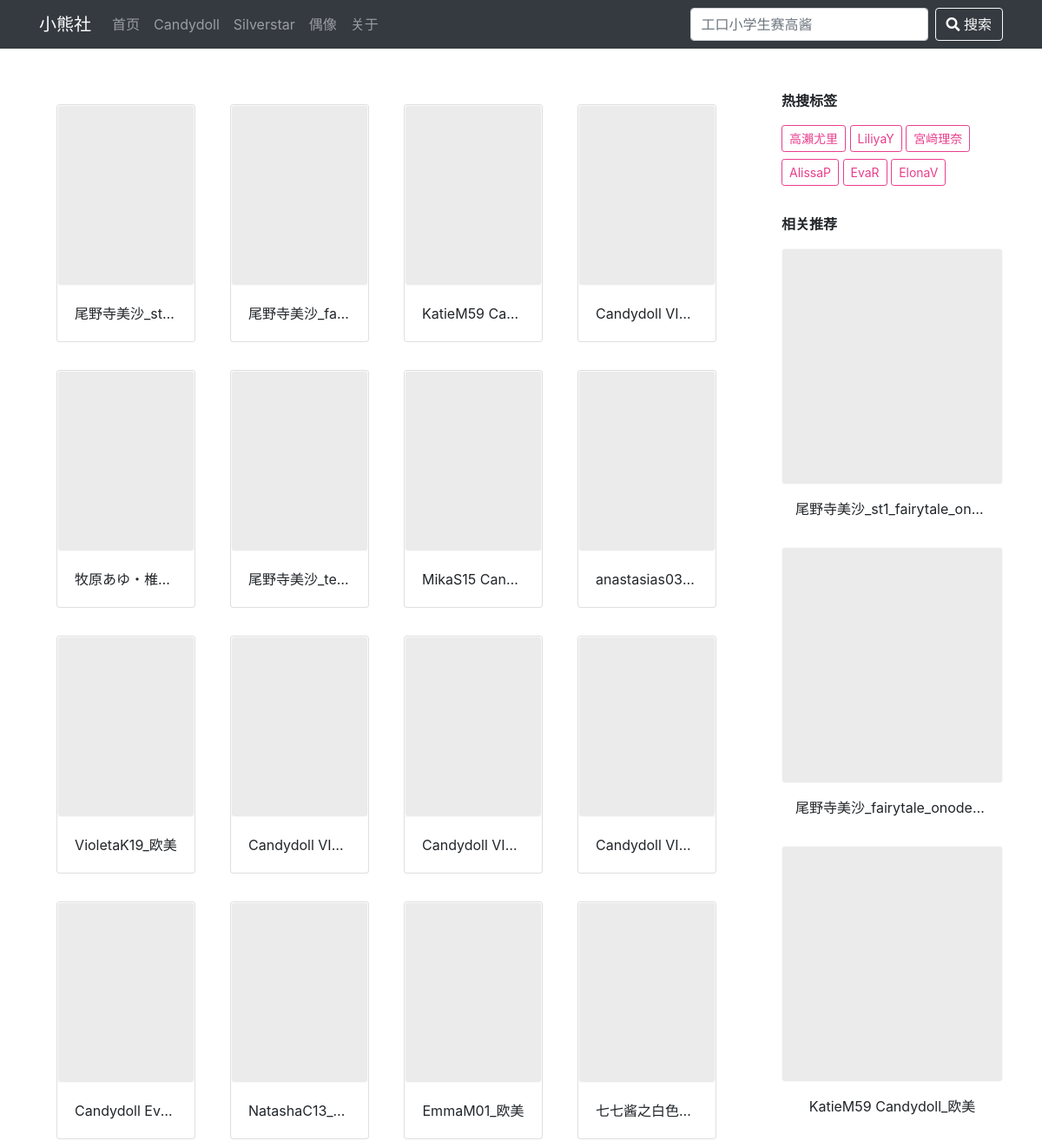
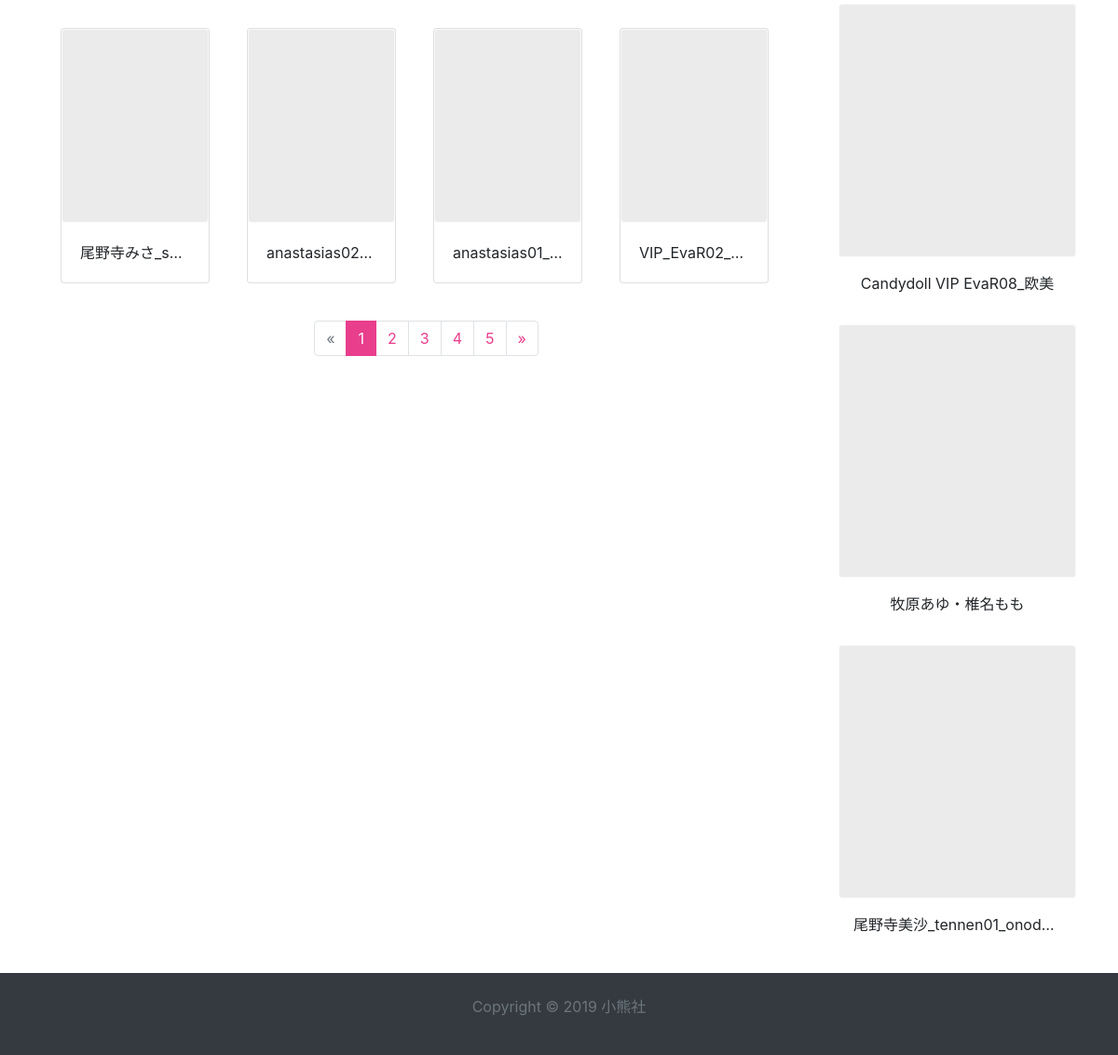
/photos/0/0/1?sort=-views_count, run on the app's committed database (2 pictures, top to bottom).
### doll_sites/models.py (models this page shows, shortened)
class Photo(models.Model):
	series = models.ForeignKey("Series",on_delete=models.PROTECT,null=False)
	company = models.ForeignKey("Company",max_length = 60,null=True,blank=True,on_delete=models.PROTECT)
	name = models.CharField(max_length = 60)
	name_chinese = models.CharField(max_length=60)
	model_name = models.ManyToManyField("Actress")
	date_added = models.DateTimeField(null=True,blank=True,auto_now_add=True)
	photo_tag = models.ManyToManyField("Tag",blank=True)
	views_count = models.PositiveIntegerField(default=0)
	vip_photo = models.BooleanField(default=False)
	buy_concent = models.CharField(max_length=60,null=True,blank=True)
	buy_price = models.IntegerField(null=True,blank=True)
	buy_link = models.CharField(max_length = 360,null=True,blank=True)
	vip_bundle = models.BooleanField(default=False)
	bundle_concent = models.CharField(max_length=60,null=True,blank=True)
	bundle_price = models.IntegerField(null=True,blank=True)
	bundle_link = models.CharField(max_length = 360,null=True,blank=True)
	def get_cover_pic_link(self):
		current_name = self.id
		cover_pic_link = PhotoLink.objects.filter(photo=current_name).order_by('id')[0]
		return cover_pic_link.pic_link
	def get_photo_id(self):
		return self.id

class Actress(models.Model):
	actress_name_ch = models.CharField(max_length=60,null=True,blank=True)
	actress_name_jp = models.CharField(max_length=60,null=True,blank=True)
	actress_name_en = models.CharField(max_length=60,null=True,blank=True)
	avatar = models.ImageField(
							upload_to=upload_location,
							null=True,blank=True,
							)

### doll_sites/views.py (the view)
# urls.py: path('photos/<int:series>/<int:company>/<int:pageid>', views.photolist, name='Photos'),
def photolist(request,series,company,pageid):
	sort = request.GET.get('sort','-date_added')
	if series == 0:
		if company == 0:
			photo_list = Photo.objects.order_by(sort)
		else:
			photo_list = Photo.objects.filter(company=company).order_by(sort)
	else:
		if company == 0:
			photo_list = Photo.objects.filter(series=series).order_by(sort)
		else:
			photo_list = Photo.objects.filter(series=series,company=company).order_by(sort)
	limit = 20
	paginator = DollPaginator(pageid,5,photo_list,limit)
	current_photo_list = paginator.page(pageid)
	hot_actress = Actress.objects.all().order_by('?')[:6]
	new_photo_list = Photo.objects.order_by(sort)[:6]
	if company != 0:
		current_company = Company.objects.get(id=company)
	else:
		current_company = "all_company"
	nbar = str(current_company)
	context = {
		'current_photo_list':current_photo_list,		#分页的相册列表
		'photo_list':photo_list,		#未分页的相册列表
		'nbar':nbar,	#导航标志
		'new_photo_list':new_photo_list,	#最新图集
		'hot_actress':hot_actress,		#热搜标签
	}
	return render(
		request,
		'doll_sites/photo_list.html',
		context
	)

### doll_sites/views.py (called while the page is built)
    def page_num_range(self):
        if self.num_pages < self.per_pager_num:
            return range(1,self.num_pages+1)
        part = int(self.per_pager_num//2)
        if self.current_page <= part:
            return range(1,self.per_pager_num+1)
        if(self.current_page+part)>self.num_pages:
            return range(self.num_pages-self.per_pager_num+1,self.num_pages+1)
        return range(self.current_page-part,self.current_page+part+1)

### doll_sites/templates/doll_sites/photo_list.html (shortened to what this page needs)
<!DOCTYPE HTML>
<html class="h-100">
<head>
  <link rel='stylesheet' href='/static/css/bootstrap.css'>
  <link rel='stylesheet' href='/static/css/style.css'>
</head>
<body class="d-flex flex-column h-100">
  {% include 'doll_sites/navi.html' %}
<div class="container">
  <div class="row">
    <div class="col-lg-9 mt-5 ">
      <div class="d-flex flex-wrap">
          {% block content %}
          {% for photo in current_photo_list %}
          <div class="card card-photolist my-3 p-0">
            <a href="/photo/{{ photo.get_photo_id}}" title=" {{ photo.name_chinese }} " target='_self'>
              <img class="card-img-top img-fluid border border-light lazyloadx" data-original="{{ photo.get_cover_pic_link }}"
                src="/static/image/loading.png" alt="photos" lazyloadthumb="1" lazyloaded="true">
            </a>
            <div class="card-body">
              <p class="card-text text-center text-truncate">{{ photo.name_chinese }}</p>
            </div>
          </div>
          {% endfor %}
          {% endblock %}
      </div>
      <div>
          <nav aria-label="photo_list">
              <ul class="pagination justify-content-center mt-4 mb-5">
                {% if current_photo_list.has_previous %}
                <li class="page-item">
                  <a class="page-link" href="/photos/0/0/{{ current_photo_list.previous_page_number }}">
                    <span>&laquo;</span>
                    <span class="sr-only">上一页</span>
                  </a>
                </li>
                {% else %}
                <li class="page-item disabled">
                  <a class="page-link" href="">
                    <span>&laquo;</span>
                  </a>
                </li>
                {% endif %}
                {% for i in current_photo_list.paginator.page_num_range %}
                {% if current_photo_list.number == i %}
                <li class="page-item active">
                  <span class="page-link">{{ i }}
                    </span>
                  </li>
                {% else %}
                <li class="page-item"><a class="page-link" href="/photos/0/0/{{ i }}">{{ i }}</a></li>
                {% endif %}
                {% endfor %}
                {% if current_photo_list.has_next %}
                <li class="page-item">
                  <a class="page-link active" href="/photos/0/0/{{ current_photo_list.next_page_number }}">
                    <span>&raquo;</span>
                  </a>
                </li>
                {% else %}
                <li class="page-item disabled">
                  <a class="page-link" href="">
                    <span>&raquo;</span>
                  </a>
                </li>
                {% endif %}
              </ul>
            </nav>
      </div>
    </div>
    <div class="col-lg-3 mt-5 ">
        {% include 'doll_sites/main-right.html'%}
    </div>
  </div>
</div>
{% include 'doll_sites/footer.html' %}
</body>
</html>

### doll_sites/templates/doll_sites/main-right.html
  <div class="tags">
      <p class="font-weight-bold">热搜标签
      </p>
        {% for actress in hot_actress %}
          <a class="btn btn-sm btn-outline-primary mb-2" href="../search/?kwd={{ actress.actress_name_ch }}" title="{{ actress.actress_name_ch }}">
            {{ actress.actress_name_ch }}
          </a>
        {% endfor %}
    </div>
      <div class="my-4">
        <p class="font-weight-bold">相关推荐</p>
          {% for photo in new_photo_list %}
            <a href="/photo/{{ photo.get_photo_id}}" title="{{ photo.name_chinese}}">
              <img  class="card-img-top img-fluid border-light lazyloadx" data-original='{{ photo.get_cover_pic_link }}'
              src="/static/image/loading.png"
              alt="{{ photo.name_chinese}}">
            </a>
            <p class="text-center text-truncate p-3">{{ photo.name_chinese }}</p>
          {% endfor %}
      </div>

### doll_sites/static/css/style.css (style rules this page uses)
* { margin: 0; padding: 0; }
.card-img-top { height: 17rem; object-fit: cover; border: 1px solid #eeeeee; border-radius: 4px; }
.card-photolist { width: 160px; margin-right: 20px; margin-left: 20px; }
.card-photolist .card-img-top { height: 13rem; }

### data on the page
Photo: name_chinese "尾野寺美沙_st…", name_chinese "尾野寺美沙_st1_fairytale_on…"
Photo: name_chinese "尾野寺美沙_fa…", name_chinese "尾野寺美沙_fairytale_onode…"
Photo: name_chinese "KatieM59 Ca…", name_chinese "KatieM59 Candydoll_欧美"
Photo: name_chinese "Candydoll VI…", name_chinese "Candydoll VIP EvaR08_欧美"
Photo: name_chinese "牧原あゆ・椎…", name_chinese "牧原あゆ・椎名もも"
Photo: name_chinese "尾野寺美沙_te…", name_chinese "尾野寺美沙_tennen01_onod…"
Photo: name_chinese "MikaS15 Can…"
Photo: name_chinese "anastasias03…"
Photo: name_chinese "VioletaK19_欧美"
Photo: name_chinese "Candydoll VI…"
Photo: name_chinese "Candydoll VI…"
Photo: name_chinese "Candydoll VI…"
Photo: name_chinese "Candydoll Ev…"
Photo: name_chinese "NatashaC13_…"
Photo: name_chinese "EmmaM01_欧美"
Photo: name_chinese "七七酱之白色…"
Photo: name_chinese "尾野寺みさ_s…"
Photo: name_chinese "anastasias02…"
Photo: name_chinese "anastasias01_…"
Photo: name_chinese "VIP_EvaR02_…"
Actress: actress_name_ch "高瀨尤里"
Actress: actress_name_ch "LiliyaY"
Actress: actress_name_ch "宮﨑理奈"
Actress: actress_name_ch "AlissaP"
Actress: actress_name_ch "EvaR"
Actress: actress_name_ch "ElonaV"

### other printed values
{{ i }} "1"
{{ i }} "2" "3" "4" "5"
